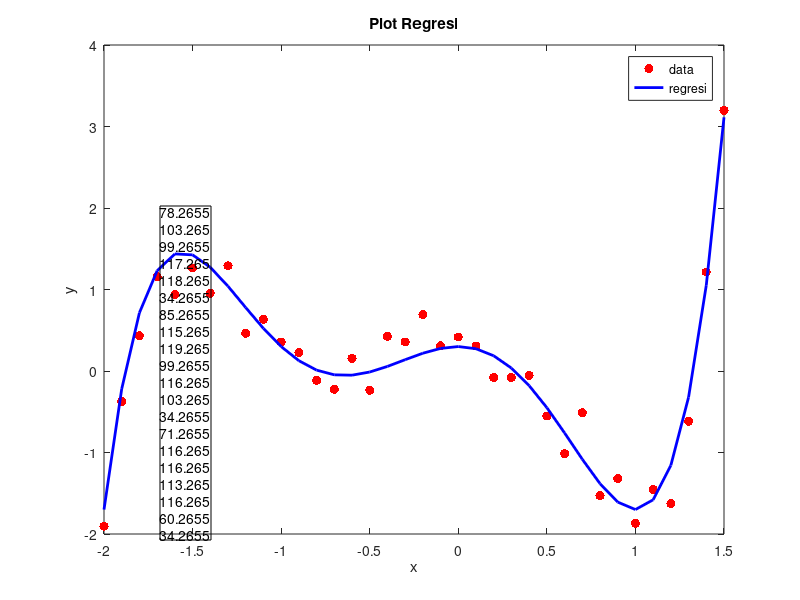

The MATLAB script that drew this image:
%Tugas 2 - Pemodelan Kedepan Linier dengan Perkalian Matriks
%Leonardo Budhi Satrio Utomo
%12318011

clc
clear
close all

M = [1; 1.5; -2; -2.5; 0; 0.3]; %parameter model

x=(-2:0.1:1.5); %area of interest
G = [(x').^5 (x').^4 (x').^3 (x').^2 x' ones(length(x),1)];

y = G*M;
ya = y+0.3*randn(length(x),1); 
disp(size(y))


%%
figure
plot(x,ya,".r", "markersize", 20);
hold on;
plot(x,y,'-b', 'linewidth', 2);
title('Plot Regresi');
xlabel('x');
ylabel('y');

error = (ya-y).^2;
fprintf("Least Square Error: %s",sum(error))

dim = [.2 .1 .2 .1];
str1 = ("Least Square Error: ");
str2 = sum(error);
annotation('textbox',dim,'String',str1+str2,'FitBoxToText','on');

legend('data', 'regresi' ,'Location', 'northeast');
